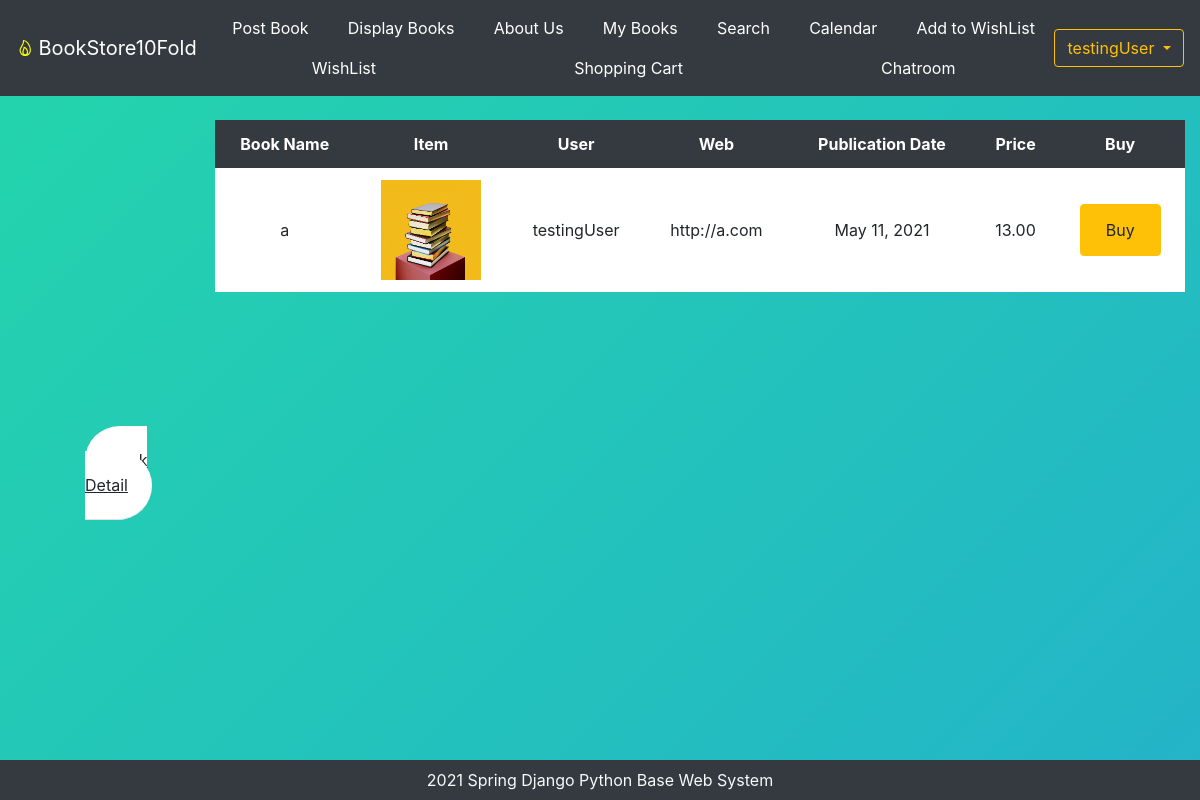
The page /book_detail/1 (signed in) on the database its author committed.
### bookMng/models.py (models this page shows, shortened)
class MainMenu(models.Model):
    item = models.CharField(max_length=200, unique=True)
    link = models.CharField(max_length=200, unique=True)

class Book(models.Model):
    name = models.CharField(max_length=200)
    web = models.URLField(max_length=200)
    price = models.DecimalField(decimal_places=2, max_digits=8)
    publishdate = models.DateField(auto_now=True)
    picture = models.FileField(upload_to='bookEx/static/uploads')
    pic_path = models.CharField(max_length=300, editable=False, blank=True)
    username = models.ForeignKey(User, blank=True, null=True, on_delete=models.CASCADE)

### bookMng/views.py (the view)
# urls.py: path('book_detail/<int:book_id>', views.book_detail, name='book_detail'),
@login_required(login_url=reverse_lazy('login'))
def book_detail(request, book_id):
    book = Book.objects.get(id=book_id)
    book.pic_path = book.picture.url[14:]
    return render(request,
                  'bookMng/book_detail.html',
                  {
                      'item_list': MainMenu.objects.all(),
                      'book': book
                  })

### bookEx/templates/bookMng/book_detail.html (shortened to what this page needs)
{% extends "base.html" %}
{% load static %}
{% block content %}
<div class="container-fluid">
    <div class="row">
        <div class="col-2">
            <div id="table1">
                <span class="rounded-pill p-4 bg-white align-middle border-bottom"><u> Book Detail </u></span>
            </div>
        </div>
        <div class="col-10">
            <div class="table-wrapper-scroll-y my-custom-scrollbar table-repsonsive mt-4">
                <table class="table table-hover table-borderless bg-white">
                    <thead class="thead-black">
                        <th class="bg-dark text-white text-center">Book Name</th>
                        <th class="bg-dark text-white text-center">Item</th>
                        <th class="bg-dark text-white text-center">User</th>
                        <th class="bg-dark text-white text-center">Web</th>
                        <th class="bg-dark text-white text-center">Publication Date</th>
                        <th class="bg-dark text-white text-center">Price</th>
                        <th class="bg-dark text-white text-center">Buy</th>
                    </thead>
                    <tbody>
                        <tr>
                            <td class="text-center align-middle">
                                {{ book.name }}
                            </td>
                            <td class="text-center align-middle">
                                <img src="{% if book.picture %}
                                            {% static book.pic_path %}
                                    {% else %}
                                            {% static 'logo.jpg' %}
                                    {% endif %}" width="100" height="100" />
                            </td>
                            <td class="text-center align-middle">
                                {{ book.username }}
                            </td>
                            <td class="text-center align-middle">
                                {{ book.web }}
                            </td>
                            <td class="text-center align-middle">
                                {{ book.publishdate }}
                            </td>
                            <td class="text-center align-middle">
                                {{ book.price }}
                            </td>
                            <td class="text-center align-middle">
                                <button type="button" class="btn btn-warning"><a class="btn text-black"
                                        href="add_to_cart/{{book.id}}"> Buy </a></button>
                            </td>
                        </tr>
                    </tbody>
                </table>
            </div>
        </div>
    </div>
</div>
{% endblock content %}

### bookEx/templates/base.html (shortened to what this page needs)
{% load static %}
<!DOCTYPE html>
<html lang="en">
<head>
    <link rel="stylesheet" href="https://cdn.jsdelivr.net/npm/bootstrap@4.5.3/dist/css/bootstrap.min.css"
>
    <link href="{% static 'main.css' %}" rel="stylesheet" type="text/css">
    <link href="{% static 'calendar.css' %}" rel="stylesheet" type="text/css">
    <link href="{% static 'display.css' %}" rel="stylesheet" type="text/css">
</head>
<body class="d-flex flex-column">
    <header>
        <nav class=" navbar navbar-expand-lg navbar-dark bg-dark">
            <ion-icon name="flame-outline"></ion-icon>
            <a href="/" class="navbar-brand ml-1">BookStore10Fold</a>
            <div class="collapse navbar-collapse" id="navbarNavDropdown">
                <ul class="nav nav-pills nav-fill mr-auto">
                    {% for item in item_list %}
                    <li class="nav-item">
                        <a class="nav-link btn-outline-info text-white" href="{{ item.link }}"> {{item.item}}</a>
                    </li>
                    {% endfor %}
                </ul>
                <ul class="navbar-nav ">
                    {% if user.is_authenticated %}
                    <div class="btn-group">
                        <button type="button" class="btn btn-outline-warning dropdown-toggle"
                            data-toggle="dropdown" aria-haspopup="true" aria-expanded="false">
                            {{ user.username }}
                        </button>
                    </div>
                    {% endif %}
                </ul>
            </div>
        </nav>
    </header>
    <main>
        {% block content %}
        {% endblock content %}
    </main>
    <footer class="container-fluid bg-dark text-center fixed-bottom text-light py-2">
           2021 Spring Django Python Base Web System
    </footer>
</body>
</html>

### bookEx/static/main.css (style rules this page uses)
ion-icon { font-size: x-large; color: yellow; }
body { background: linear-gradient(-45deg, #ee7752, #e73c7e, #23a6d5, #23d5ab); background-size: 500% 500%; animation: gradient 15s ease infinite; }

### bookEx/static/calendar.css (style rules this page uses)
.btn { outline: none; box-shadow: 0 0 0 0; }

### bookEx/static/display.css (style rules this page uses)
#table1 { padding-top: 350px; padding-left: 70px; }
.my-custom-scrollbar { position: relative; height: 90%; overflow: auto; }
.table-wrapper-scroll-y { display: block; }

### rows shown on the page
MainMenu: item "Post Book"
MainMenu: item "Display Books"
MainMenu: item "About Us"
MainMenu: item "My Books"
MainMenu: item "Search"
MainMenu: item "Calendar"
MainMenu: item "Add to WishList"
MainMenu: item "WishList"
MainMenu: item "Shopping Cart"
MainMenu: item "Chatroom"
Book: name "a", username "testingUser", web "http://a.com", publishdate "May 11, 2021", price "13.00"

### other values the page prints
{{ user.username }} "testingUser"
